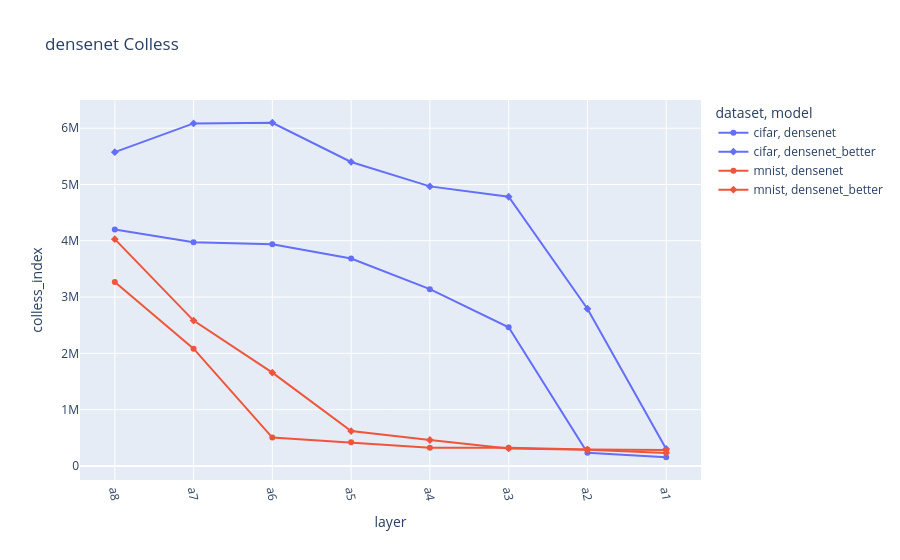

Here is the notebook cell this chart was saved with:
### Code cell
densenet = full_data[(full_data["model"].str.contains("densenet")) & (full_data["split"] == "trainUval")].copy()

densenet["layer_idx"] = densenet["layer"].apply(lambda x: layer_order['densenet'].index(x))
densenet.sort_values("layer_idx", inplace=True)

fig = px.line(densenet, x="layer", y="colless_index", color="dataset", symbol="model", color_discrete_sequence=px.colors.qualitative.Plotly, title="densenet Colless")
fig.update_xaxes(tickangle=80)
# fig.update_yaxes(type="log")

### Figure 1 — Plotly figure (JSON) as saved in the notebook; plotly's stock layout.template omitted (floating-point values rounded to 4 significant figures)
{"data": [{"hovertemplate": "dataset=cifar<br>model=densenet<br>layer=%{x}<br>colless_index=%{y}<extra></extra>", "legendgroup": "cifar, densenet", "line": {"color": "#636EFA", "dash": "solid"}, "marker": {"symbol": "circle"}, "mode": "lines+markers", "name": "cifar, densenet", "orientation": "v", "showlegend": true, "type": "scatter", "x": ["a8", "a7", "a6", "a5", "a4", "a3", "a2", "a1"], "xaxis": "x", "y": [4201000.0, 3976000.0, 3939000.0, 3686000.0, 3140000.0, 2464000.0, 232300.0, 154300.0], "yaxis": "y"}, {"hovertemplate": "dataset=cifar<br>model=densenet_better<br>layer=%{x}<br>colless_index=%{y}<extra></extra>", "legendgroup": "cifar, densenet_better", "line": {"color": "#636EFA", "dash": "solid"}, "marker": {"symbol": "diamond"}, "mode": "lines+markers", "name": "cifar, densenet_better", "orientation": "v", "showlegend": true, "type": "scatter", "x": ["a8", "a7", "a6", "a5", "a4", "a3", "a2", "a1"], "xaxis": "x", "y": [5575000.0, 6085000.0, 6097000.0, 5400000.0, 4966000.0, 4782000.0, 2792000.0, 301600.0], "yaxis": "y"}, {"hovertemplate": "dataset=mnist<br>model=densenet<br>layer=%{x}<br>colless_index=%{y}<extra></extra>", "legendgroup": "mnist, densenet", "line": {"color": "#EF553B", "dash": "solid"}, "marker": {"symbol": "circle"}, "mode": "lines+markers", "name": "mnist, densenet", "orientation": "v", "showlegend": true, "type": "scatter", "x": ["a8", "a7", "a6", "a5", "a4", "a3", "a2", "a1"], "xaxis": "x", "y": [3269000.0, 2083000.0, 504100.0, 419300.0, 322400.0, 320900.0, 291900.0, 284300.0], "yaxis": "y"}, {"hovertemplate": "dataset=mnist<br>model=densenet_better<br>layer=%{x}<br>colless_index=%{y}<extra></extra>", "legendgroup": "mnist, densenet_better", "line": {"color": "#EF553B", "dash": "solid"}, "marker": {"symbol": "diamond"}, "mode": "lines+markers", "name": "mnist, densenet_better", "orientation": "v", "showlegend": true, "type": "scatter", "x": ["a8", "a7", "a6", "a5", "a4", "a3", "a2", "a1"], "xaxis": "x", "y": [4029000.0, 2582000.0, 1658000.0, 619800.0, 460700.0, 311600.0, 288900.0, 231000.0], "yaxis": "y"}], "layout": {"legend": {"title": {"text": "dataset, model"}, "tracegroupgap": 0}, "title": {"text": "densenet Colless"}, "xaxis": {"anchor": "y", "domain": [0, 1], "tickangle": 80, "title": {"text": "layer"}}, "yaxis": {"anchor": "x", "domain": [0, 1], "title": {"text": "colless_index"}}}}
